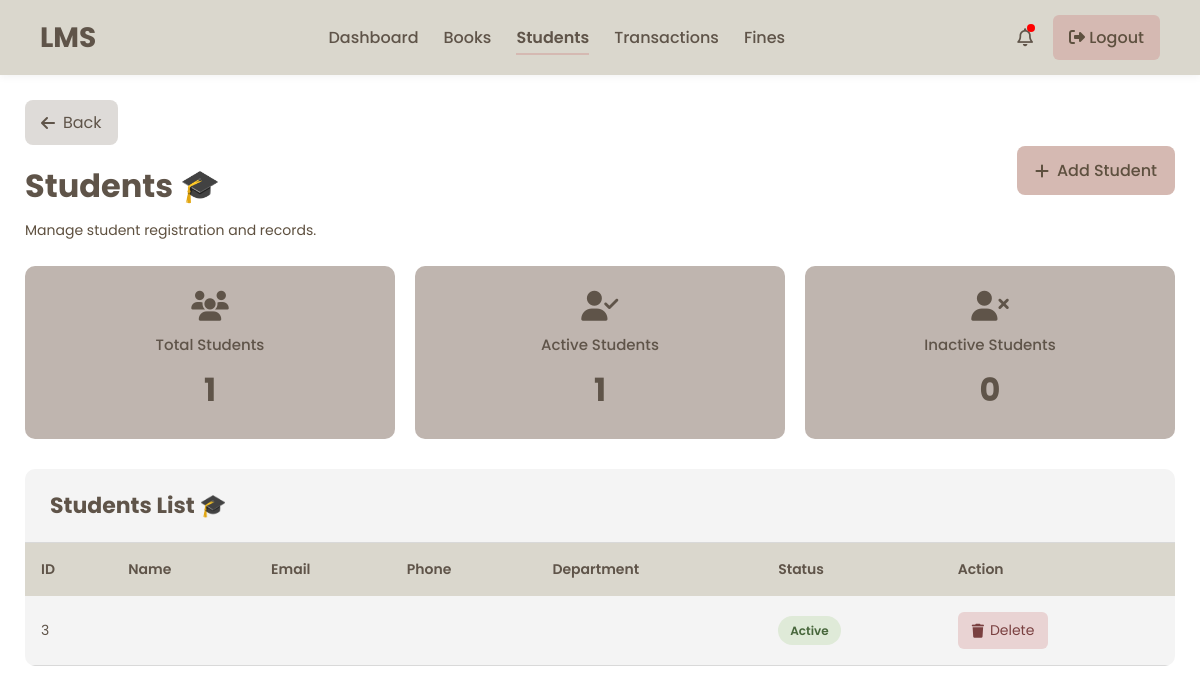
/students/, run on an earlier commit of the app's database.
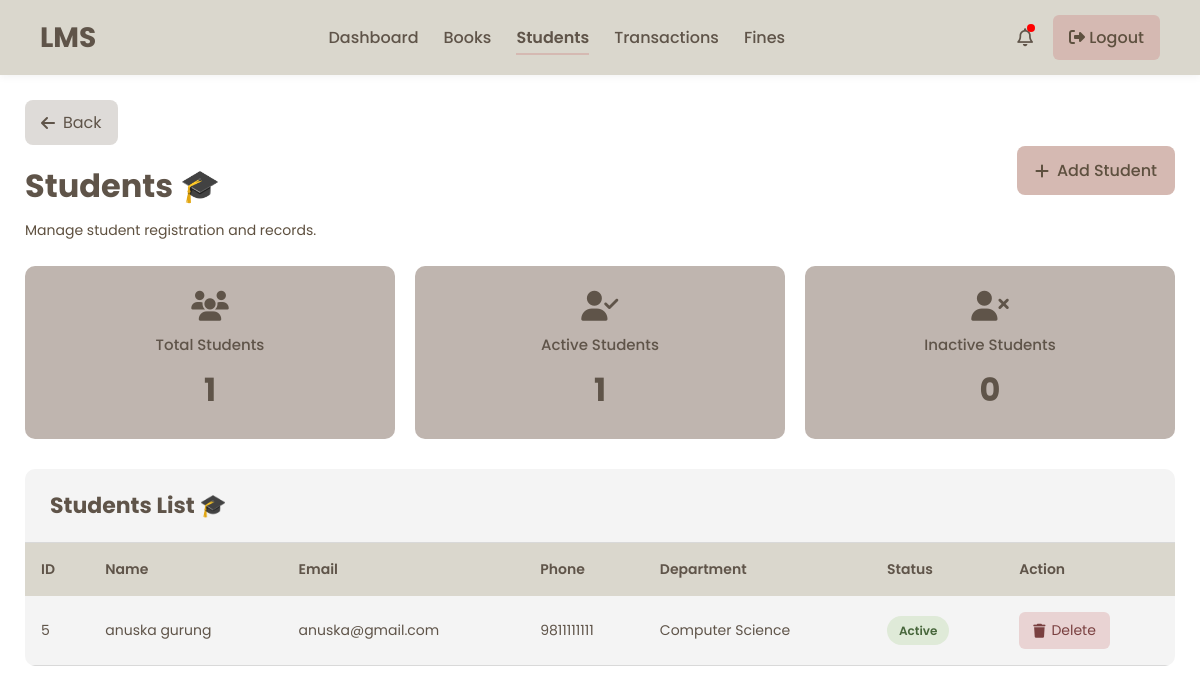
And on a later commit of the database.
### library/models.py (models this page shows, shortened)
class Student(models.Model):
    user = models.OneToOneField(User, on_delete=models.CASCADE, null=True, blank=True)
    name = models.CharField(max_length=100)
    email = models.EmailField(unique=True)
    phone = models.CharField(max_length=20, default='')
    department = models.CharField(max_length=100)
    active = models.BooleanField(default=True)
    student_id = models.CharField(max_length=20, unique=True, blank=True)
    date_of_birth = models.DateField(null=True, blank=True)
    profile_picture = models.ImageField(upload_to='profile_pictures/', null=True, blank=True)

### library/views.py (the view)
# urls.py: path('students/', views.students, name='students'),
def students(request):
    total_students = Student.objects.count()
    active_students = Student.objects.filter(active=True).count()
    inactive_students = Student.objects.filter(active=False).count()
    context = {
        'active_page': 'students',
        'students': Student.objects.all(),
        'total_students': total_students,
        'active_students': active_students,
        'inactive_students': inactive_students,
    }
    return render(
        request,
        'students.html',
        context
    )

### templates/students.html (shortened to what this page needs)
{% extends 'admin_base.html' %}
{% load static %}
{% block extra_css %}
<link rel="stylesheet" href="{% static 'css/students.css' %}">
{% endblock %}
{% block content %}
<div class="students-page">
    <div class="top-header">
        <div class="header-left">
            <a href="{% url 'dashboard' %}"
               class="back-btn">
                <i class="fa-solid fa-arrow-left"></i>
                Back
            </a>
            <h1 class="page-title">
                Students 🎓
            </h1>
            <p class="page-subtitle">
                Manage student registration and records.
            </p>
        </div>
        <a href="{% url 'add_student' %}"
           class="add-btn">
            <i class="fa-solid fa-plus"></i>
            Add Student
        </a>
    </div>
    <div class="cards-container">
        <div class="card pink-card">
            <i class="fa-solid fa-users"></i>
            <h3>Total Students</h3>
            <h1>{{ total_students }}</h1>
        </div>
        <div class="card green-card">
            <i class="fa-solid fa-user-check"></i>
            <h3>Active Students</h3>
            <h1>{{ active_students }}</h1>
        </div>
        <div class="card blue-card">
            <i class="fa-solid fa-user-xmark"></i>
            <h3>Inactive Students</h3>
            <h1>{{ inactive_students }}</h1>
        </div>
    </div>
    <div class="table-wrapper">
        <div class="table-header">
            <h2>
                Students List 🎓
            </h2>
        </div>
        <table>
            <thead>
                <tr>
                    <th>ID</th>
                    <th>Name</th>
                    <th>Email</th>
                    <th>Phone</th>
                    <th>Department</th>
                    <th>Status</th>
                    <th>Action</th>
                </tr>
            </thead>
            <tbody>
                {% for student in students %}
                <tr>
                    <td>{{ student.id }}</td>
                    <td>{{ student.name }}</td>
                    <td>{{ student.email }}</td>
                    <td>{{ student.phone }}</td>
                    <td>{{ student.department }}</td>
                    <td>
                        {% if student.active %}
                        <span class="active-status">
                            Active
                        </span>
                        {% else %}
                        <span class="inactive-status">
                            Inactive
                        </span>
                        {% endif %}
                    </td>
                    <td>
                        <a href="{% url 'delete_student' student.id %}"
                           class="delete-btn"
                           onclick="return confirm('Delete this student?')">
                            <i class="fa-solid fa-trash"></i>
                            Delete
                        </a>
                    </td>
                </tr>
                {% endfor %}
            </tbody>
        </table>
    </div>
</div>
{% endblock %}

What changed in the data, as far as the page shows it:
removed Student: id "3", active "Active"
added Student: id "5", name "anuska gurung", email "anuska@gmail.com", phone "9811111111", department "Computer Science", active "Active"
